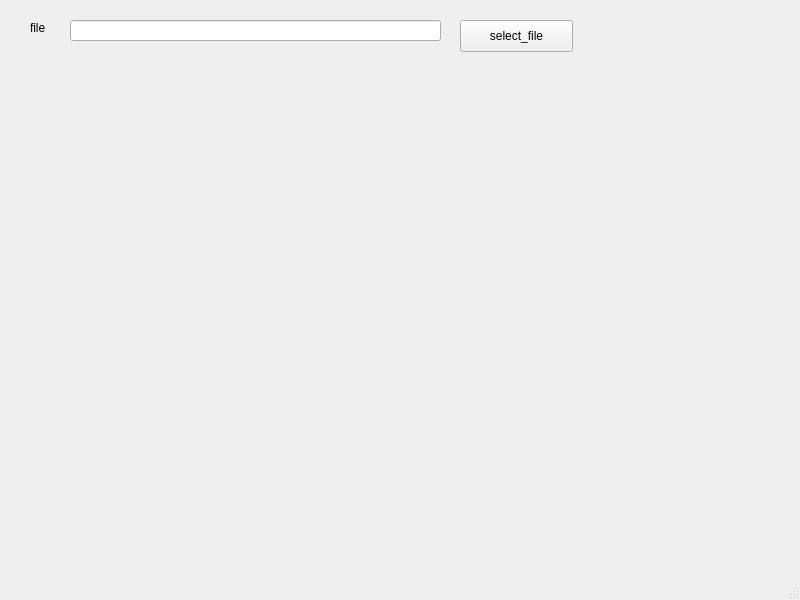
<?xml version="1.0" encoding="UTF-8"?>
<ui version="4.0">
 <class>MainWindow</class>
 <widget class="QMainWindow" name="MainWindow">
  <property name="geometry">
   <rect>
    <x>0</x>
    <y>0</y>
    <width>800</width>
    <height>600</height>
   </rect>
  </property>
  <property name="windowTitle">
   <string>MainWindow</string>
  </property>
  <widget class="QWidget" name="centralwidget">
   <widget class="QLineEdit" name="fileLineEdit">
    <property name="geometry">
     <rect>
      <x>70</x>
      <y>20</y>
      <width>371</width>
      <height>21</height>
     </rect>
    </property>
   </widget>
   <widget class="QLabel" name="fileLabel">
    <property name="geometry">
     <rect>
      <x>30</x>
      <y>20</y>
      <width>60</width>
      <height>16</height>
     </rect>
    </property>
    <property name="text">
     <string>file</string>
    </property>
   </widget>
   <widget class="QPushButton" name="selectFilePushButton">
    <property name="geometry">
     <rect>
      <x>460</x>
      <y>20</y>
      <width>113</width>
      <height>32</height>
     </rect>
    </property>
    <property name="text">
     <string>select_file</string>
    </property>
   </widget>
   <widget class="QLabel" name="imageLabel">
    <property name="geometry">
     <rect>
      <x>40</x>
      <y>70</y>
      <width>301</width>
      <height>451</height>
     </rect>
    </property>
    <property name="text">
     <string/>
    </property>
   </widget>
  </widget>
  <widget class="QMenuBar" name="menubar">
   <property name="geometry">
    <rect>
     <x>0</x>
     <y>0</y>
     <width>800</width>
     <height>24</height>
    </rect>
   </property>
  </widget>
  <widget class="QStatusBar" name="statusbar"/>
 </widget>
 <resources/>
 <connections>
  <connection>
   <sender>selectFilePushButton</sender>
   <signal>clicked()</signal>
   <receiver>MainWindow</receiver>
   <slot>selectFile()</slot>
   <hints>
    <hint type="sourcelabel">
     <x>516</x>
     <y>59</y>
    </hint>
    <hint type="destinationlabel">
     <x>399</x>
     <y>299</y>
    </hint>
   </hints>
  </connection>
 </connections>
 <slots>
  <slot>selectFile()</slot>
 </slots>
</ui>
